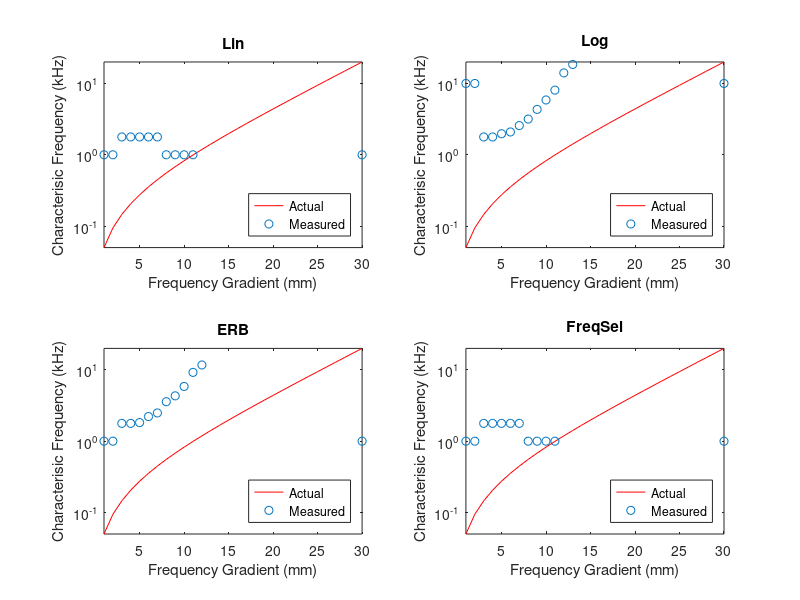

Write MATLAB code to recreate this figure.
function data = fMRIFreqMagModel
% Model of Frequency magnification imaged using fMRI
% effect on stimulus spacing on recorded response compared to underlying
% spacing of neuron/voxel characterisic frequency spacing

%% TO DO
% Add spread of HMDR - apply to voxel response
% Add noise
% Add frequency selectivity spacing
% create bandpass noise stimuli
% each voxel contain many tuning curves - loop current code for each voxel
% and take weighted average - then convovle with gaussian Hymodynmaic
% spread response
% plot superimposed stimuli responses
% plot neuron response as line, voxel as point

%% Neuronal population Magnification domain fucntion
% VoxelMagSpace = {str2func('@lcfNErb'),str2func('@FreqSelectMagDom')};
% VoxelMagSpace2Freq = {str2func('@lcfInvNErb'),str2func('@FreqSelectMagDom2Fre')};
% VoxelFilterWidth = {str2func('@lcfErb'),str2func('@FreqSelectMagDom2Freq')};

%% Neuronal population Magnification domain fucntion
VoxelMagSpace = {str2func('@lcfNErb')};
VoxelMagSpace2Freq = {str2func('@lcfInvNErb')};
VoxelFilterWidth = {str2func('@lcfErb')};

%% Stimuli Magnification domain functions
% magDomain,magScale2F,magFilterWidth
StimMagDomain = {str2func('@LinMagDom'),str2func('@LogMagDom'),str2func('@lcfNErb'),str2func('@FreqSelectMagDom')};
StimMagDomain2Freq = {str2func('@LinMagDom2Freq'),str2func('@LogMagDom2Freq'),str2func('@lcfInvNErb'),str2func('@FreqSelectMagDom2Freq')};
StimSpacingNames = {'Lin','Log','ERB','FreqSel'};   % names for graph titles for each stimulus spacing - must be in same order as StimMagDomain and StimMagDomain2Freq variables

%% Stimuli Properties
StimHighFreq = 12;  % highest frequency to test
StimLowFreq = 0.25; % lowest frequency to test
StimNum = 10;   % number of stimulus
%% Voxel Population Properties
% Auditory system properties
HighFreq = 20;  % Highest frequency of the system
LowFreq = 0.05; % Lowest frequency of the system
Gradient = 30; % length of gradient in mm
nNeurons = 100000; % number of neurons per mm
% Imaging Properties
Resolution = 1;  % resolution of imaging in mm
nVoxels = Gradient/Resolution; % number of voxels
NeuronDensity = nNeurons .* Resolution; % number of neurons in each voxel
HDspread = 3; % spread of hemodynamic response in mm

% Spacing Properites
C = 0.06; % constant scaling for voxel tuning width

VMD = cell(length(VoxelMagSpace),1);
SMD = struct('VoxRes', ones(StimNum,nVoxels), ...
    'VCharaFreq', ones(nVoxels), ...
    'fMRIdata', ones(nVoxels));
Res = cell(length(StimMagDomain),1);

for iVMD = 1:length(VoxelMagSpace)
    % Spacing Properites
    data.VoxelProp = VoxelProperties(LowFreq,HighFreq,nVoxels,C,VoxelMagSpace{iVMD},VoxelMagSpace2Freq{iVMD},VoxelFilterWidth{iVMD});    %     (LowFreq,HighFreq,nVoxels,C,magDomain,magScale2F,magFilterWidth)
    
    for iSMD = 1:length(StimMagDomain)
        %% create stimuli frequencies for each spacing
        StimFreq = StimMagDomain2Freq{iSMD}(linspace(StimMagDomain{iSMD}(StimLowFreq),StimMagDomain{iSMD}(StimHighFreq),StimNum)); % frequencies of stimuli - 3D matrix for band limited noise
        
        %% create stimuli gain structure
        StimLev = ones(size(StimFreq)); % can use to model filter response
        
        %% loop for each voxel
        
        for i = 1:length(StimFreq)
            SMD.VoxRes(i,:) = VoxelResponse (StimFreq(i),StimLev,data.VoxelProp.VFreqC,data.VoxelProp.p);
        end
        % weight average response for each voxel in stimuli domain (stimuli domain because stimuli ID used for calulation)
        %         for i = 1:nVoxels
        SMD.VCharaFreq = VoxelCharacterFrequency (StimFreq, SMD.VoxRes,StimMagDomain{iSMD},StimMagDomain2Freq{iSMD});
        %         end
        
        %% fMRI response data
        %% convolve with Hemodynamic spread
        %         SMD.fMRIdata(iSMD) = fMRIResponse (SMD.VCharaFreq(iSMD),HDspread);
        
        Res{iSMD}= SMD;

    end
    data.VMD{iVMD} = Res;

%% plot Voxel characterisic frequencies - actual vs measured
for iVMD = 1:length(VoxelMagSpace)
    figure (iVMD)
    for iSMD = 1:length(StimMagDomain)
        subplot(2,2,iSMD);
        plot (1:nVoxels,data.VoxelProp.VFreqC, 'r'), axis tight
        hold on
        scatter (1:nVoxels,data.VMD{iVMD,1}{iSMD ,1}.VCharaFreq)
        set(gca,'YScale','log'), xlabel('Frequency Gradient (mm)'), ylabel('Characterisic Frequency (kHz)'),title (StimSpacingNames{iSMD}),legend('Actual','Measured','Location','SouthEast')
    end
end

end

end
function Response = VoxelResponse (StimF,StimLev,VoxelFreqC,p)
StimInt = 10.^(StimLev/10);
Int = zeros(1,length(VoxelFreqC)); % Response intensity for each Voxel
for I = 1:length(VoxelFreqC)
    for II = 1:length(StimF)
        g = abs((StimF(II)-VoxelFreqC(I))/VoxelFreqC(I));
        fw=(1+(p(I)*g)).*exp(-p(I)*g); %Two parameter roex
        Int(I) = Int(I)+fw*StimInt(II);
    end
end
Response = 10*log10(max(Int,1)); % Threshold intensity response and convert to dB
% Response = Int; % no threshold
% Response = max(Int,1);
end
function VCharaFreq = VoxelCharacterFrequency (StimFreq, VoxRes,StimMagDomain,StimMagDomain2Freq)
VCharaFreq = zeros(length(VoxRes),1);
StimFreqStimDomain = StimMagDomain(StimFreq);
for i = 1:length(VoxRes)
    VCharaFreq (i) = sum((StimFreqStimDomain'.*VoxRes(:,i)))./sum(VoxRes(:,i)); % need to convert to linear spacing - convert to mag domain then convert back for characteristic frequencies
end
VCharaFreq(isnan(VCharaFreq)) = 0 ;

VCharaFreq = StimMagDomain2Freq(VCharaFreq);
%% need to convert back to frequency domain
end
function Response = fMRIResponse (StimF,StimLev,VoxelFreqC,p)
% hemodynamic spread
%% Parkes (2005)
% FWHM GE = 3.9 +/- 0.7 mm, SE = 3.4 +/- 0.8
StimInt = 10.^(StimLev/10);
Int = zeros(1,length(VoxelFreqC)); % Response intensity for each Voxel
for I = 1:length(VoxelFreqC)
    for II = 1:length(StimF)
        g = abs((StimF(II)-VoxelFreqC(I))/VoxelFreqC(I));
        fw=(1+(p(I)*g)).*exp(-p(I)*g); %Two parameter roex
        Int(I) = Int(I)+fw*StimInt(II);
    end
end
Response = 10*log10(max(Int,1)); % Threshold intensity response and convert to dB
% Response = Int; % no threshold
% Response = max(Int,1);
end
function VoxelProp = VoxelProperties(LowFreq,HighFreq,nVoxels,C,magDomain,magScale2F,magFilterWidth)
VoxelProp.VmagScale = linspace(magDomain(LowFreq),magDomain(HighFreq),nVoxels); % Linearly space in magnification scale domain (ERB, FS, LOG, LIN)
VoxelProp.VFreqC = magScale2F(VoxelProp.VmagScale);   % Voxel Characterisic Frequency - Convert maginification scale values to frequency values (kHz)
VoxelProp.VTuningWidth = magFilterWidth(VoxelProp.VFreqC); % Voxel frequency tuning width for each Voxel Charactersic Frequency (for each voxel)(Bandwidth in?)
VoxelProp.p = C*4*VoxelProp.VFreqC./VoxelProp.VTuningWidth; % Filter coefficient of each Voxel
end
function lin = LinMagDom(f)
lin = f;
end
function f = LinMagDom2Freq(lin)
f = lin;
end
function log = LogMagDom(f)
log = log10(f);
end
function f = LogMagDom2Freq(log)
f = 10.^(log);
end
function erb = lcfErb(f)
% ***** lcfErb *****
% ERBs as per Glasberg and Moore (1990);
A = 24.7/1000; B = 4.37;
erb = A*(B*f+1);
end
function nerb = lcfNErb(f)
% ***** lcfNErb *****
% Converts frequency to ERB number;
A = 24.7/1000; B = 4.37;
nerb = 1/(A*B)*log(B*f+1);
end
function f = lcfInvNErb(nerb)
% ***** lcfInvNErb *****
% Converts ERB number to frequency;
A = 24.7/1000; B = 4.37;
f = 1/B*(exp(A*B*nerb)-1);
end
function DLF= FreqSelTuningWidth (f)

%% log DLF = a'sqrt(F) + k' + m'(SL^-1) % Nelson et al (1983)
% Nelson et al k' = -0.15, m' = 5.056, a' = 0.0214

%% Weir (1977) = log DLF = a sqrt(F) + b % depended on dB SL

a = 0.0214; k = -0.15; m = 5.056; SL = 40;

DLF = log10(a(sqrt(f)) + k + m(SL^-1));


% FreqSelTunWid = f;
end
function FreqSel = FreqSelectMagDom(f)
%% number of Freq Selectivity units
FreqSel = f;
end
function f = FreqSelectMagDom2Freq(FreqSel)
f = FreqSel;
end